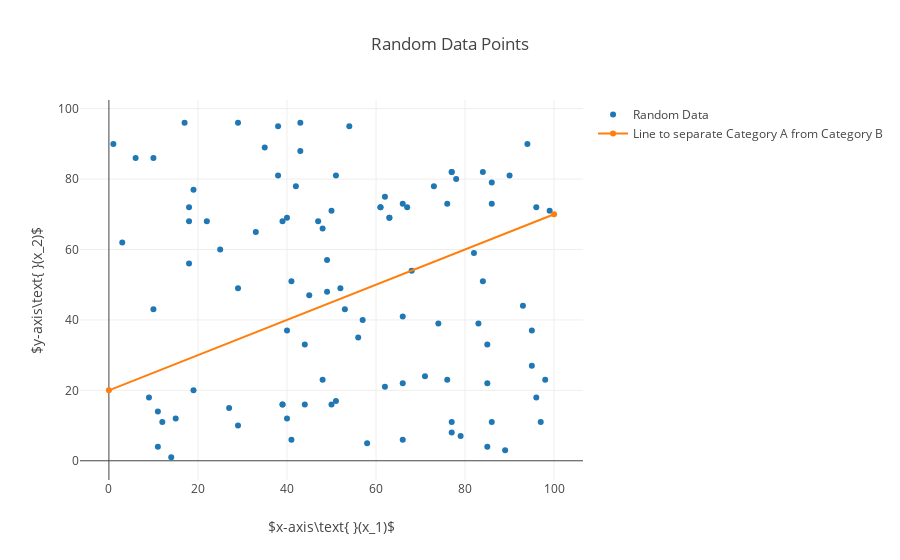

Notebook code for this chart:
### Markdown cell above
# Perceptron
Let's look a the perceptron in more detail and describe it more formally and implement one.  A perceptron is more formally called a binary classifier, a type of linear classifier, and it's designed to predict the inputs category.  A classifier sepearates data into categories.  Our brains do this without much effort, such as, classifying mammales and reptiles, 2 and 4 legged animales, things by different colors, by smell and ect.  The perceptron simpley takes some inputs and performs a mathematical process and spits out an output/classification/prediction. To fully understand how the perceptron works, it needs to be looked at with example data.

Below is an arbitrary data set plotted on a graph with a line through them.  The goal of this perceptron is to classify what points are below and above the line.  What it means for a perceptron to learn to classify is that it learns a mathematical function to separate the two groups.  The mathematical function it will learn is represented by the line below.  Therefore, a perceptron or neural network is call a "Univesral Function Approximater".  The data points below represent training data for the perceptron.  Once the perceptron is trained it will be able to take in data points not listed in the graph below and predict if the point is below or above the line.  The perceptron that will be implemented will be trained using supervised learning and takes in inputs and outputs a 1 above the line and -1 for below the line.  The supervised learning approach means the training data below will be fed into the perceptron one-by-one and if it predicts the wrong category the perceptron will be penalized by tweaking it's algorithm programmatically.  Tweaking of the algorithm is known as gradient decent.  If the perceptron predicts the correct category, no penalty.  After training, the perceptron should be able to predict the correct category for data points not in the training set.

The formula for a line is represented like, $y=mx+b$.  The line that our perceptron will try to approximate below is $y=0.5x+20$.  As indicated in the graph below, the line passes through the y-intercept at 20 and has a slope of 0.5.

### Code cell
%matplotlib inline
import plotly.offline as plt
import plotly.graph_objs as go
import numpy as np

ts = 100

x1 = np.random.randint(ts, size=ts)
x2 = np.random.randint(ts, size=ts)

# the label represents the category. It will be used in the perceptron algorithm below during training
label = (x1>x2).astype(np.int)
label[label == 0] = -1

points = go.Scatter(
    x = x1,
    y = x2,
    mode = 'markers',
    marker = dict(
        symbol = 'circle'
    ),
    name = 'Random Data'
    
)

# Plot a line y=mx+b
x = np.linspace(0,ts,2)
m = 0.5
b = 20
y = m*x+b

line = go.Scatter(
    x = x,
    y = y,
    name = 'Line to separate Category A from Category B'
)

data = [points, line]

layout = go.Layout(
    title='Random Data Points',
    xaxis=dict(
        title='$x-axis\\text{ }(x_1)$'
    ),
    yaxis=dict(
        title='$y-axis\\text{ }(x_2)$'
    )
)

fig = go.Figure(data=data, layout=layout)
plt.iplot(fig)

### Figure 1 — Plotly figure (JSON) as saved in the notebook; plotly's stock layout.template omitted (floating-point values rounded to 4 significant figures)
{"data": [{"marker": {"symbol": "circle"}, "mode": "markers", "name": "Random Data", "type": "scatter", "uid": "26fb36d2-5532-46b5-ae1a-aaf9b4f438f5", "x": [62, 93, 19, 12, 61, 76, 40, 22, 45, 10, 50, 68, 38, 89, 49, 97, 79, 66, 85, 53, 18, 67, 29, 40, 11, 96, 39, 44, 11, 25, 18, 39, 19, 77, 10, 86, 54, 98, 62, 47, 1, 18, 27, 85, 52, 82, 42, 61, 9, 44, 58, 95, 50, 15, 74, 86, 86, 83, 41, 99, 6, 63, 85, 77, 66, 48, 77, 51, 63, 51, 94, 77, 56, 33, 84, 48, 43, 41, 39, 66, 43, 71, 3, 38, 73, 90, 66, 57, 17, 95, 49, 96, 78, 29, 29, 35, 84, 76, 14, 40], "y": [21, 44, 77, 11, 72, 23, 69, 68, 47, 86, 71, 54, 95, 3, 48, 11, 7, 41, 22, 43, 68, 72, 10, 37, 14, 72, 68, 33, 4, 60, 56, 16, 20, 82, 43, 79, 95, 23, 75, 68, 90, 72, 15, 33, 49, 59, 78, 72, 18, 16, 5, 27, 16, 12, 39, 73, 11, 39, 51, 71, 86, 69, 4, 82, 73, 23, 8, 17, 69, 81, 90, 11, 35, 65, 82, 66, 88, 6, 16, 6, 96, 24, 62, 81, 78, 81, 22, 40, 96, 37, 57, 18, 80, 49, 96, 89, 51, 73, 1, 12]}, {"name": "Line to separate Category A from Category B", "type": "scatter", "uid": "cc8b3a0b-5e53-402e-87c0-4ce218985932", "x": [0, 100], "y": [20, 70]}], "layout": {"autosize": true, "title": "Random Data Points", "xaxis": {"autorange": true, "range": [-5.975, 106.0], "title": "$x-axis\\text{ }(x_1)$", "type": "linear"}, "yaxis": {"autorange": true, "range": [-5.959, 103.0], "title": "$y-axis\\text{ }(x_2)$", "type": "linear"}}}
